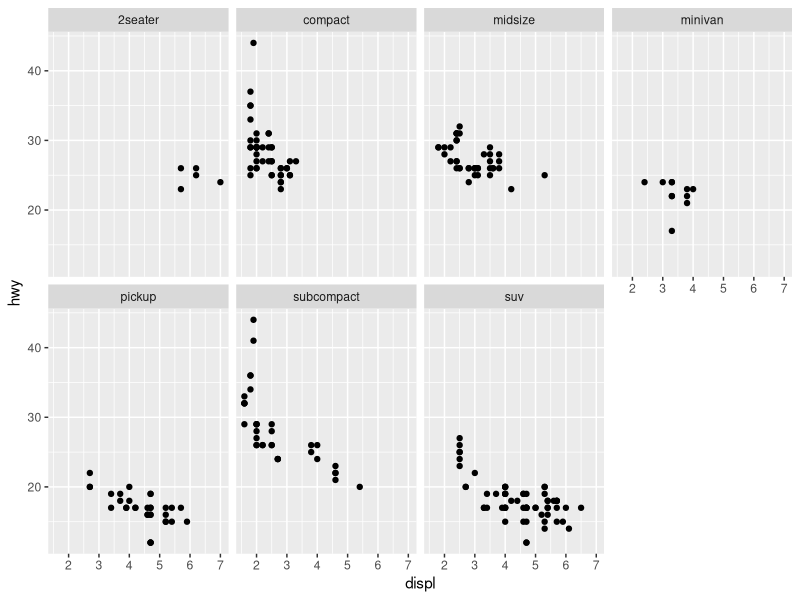
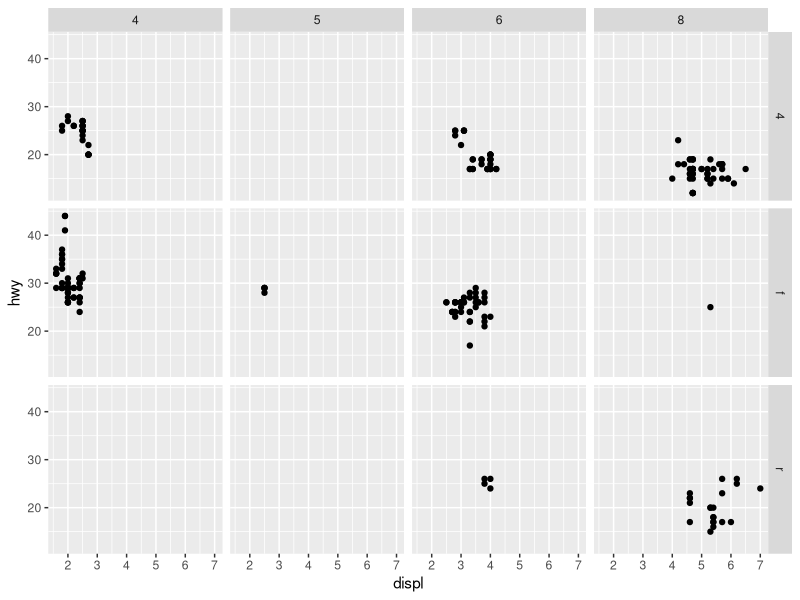
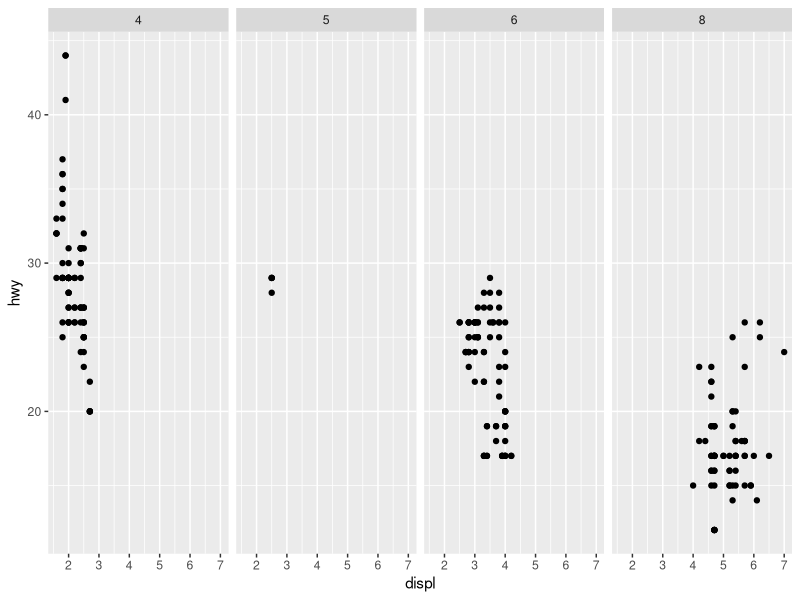
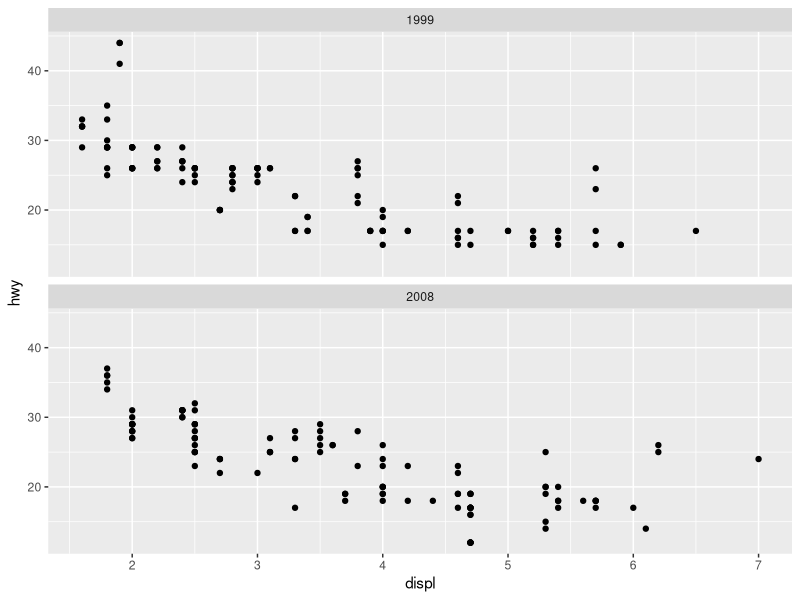
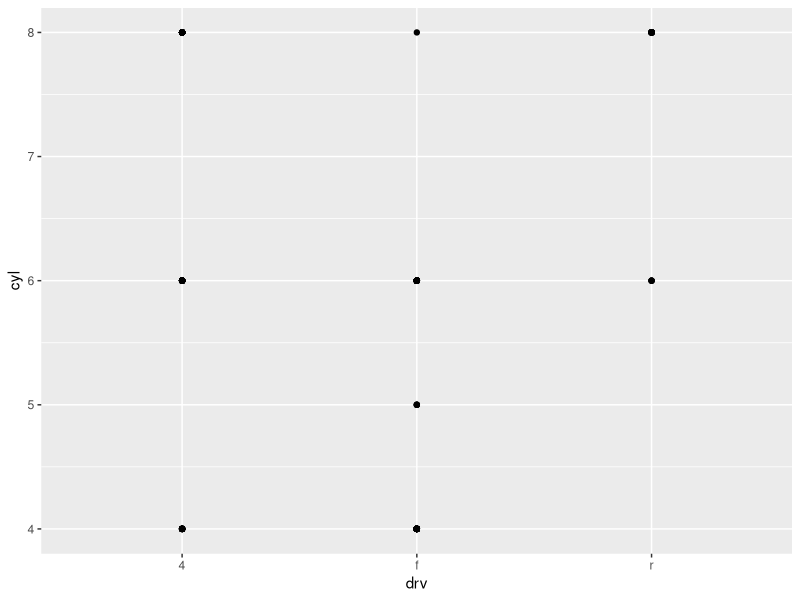
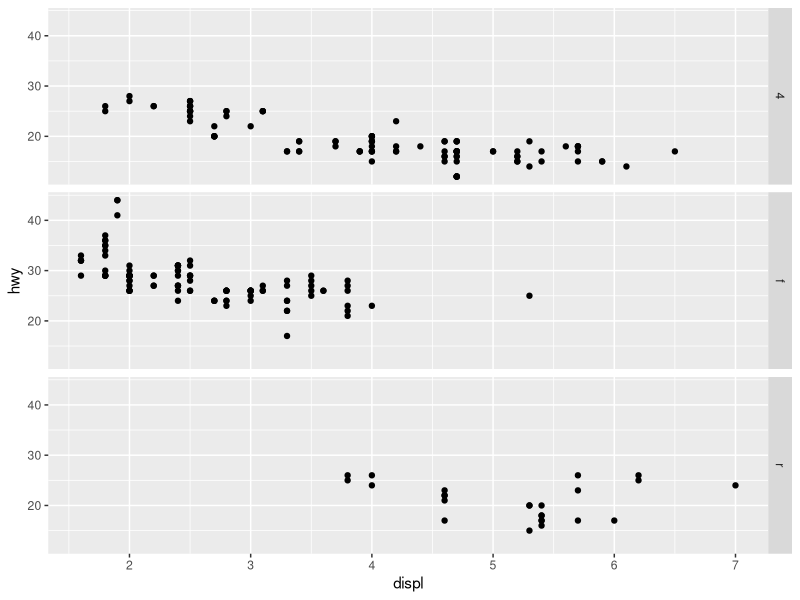
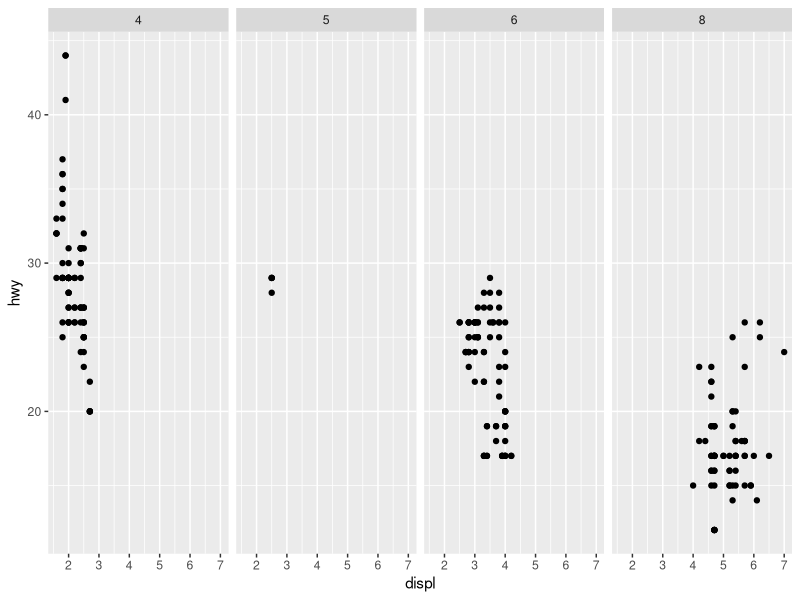
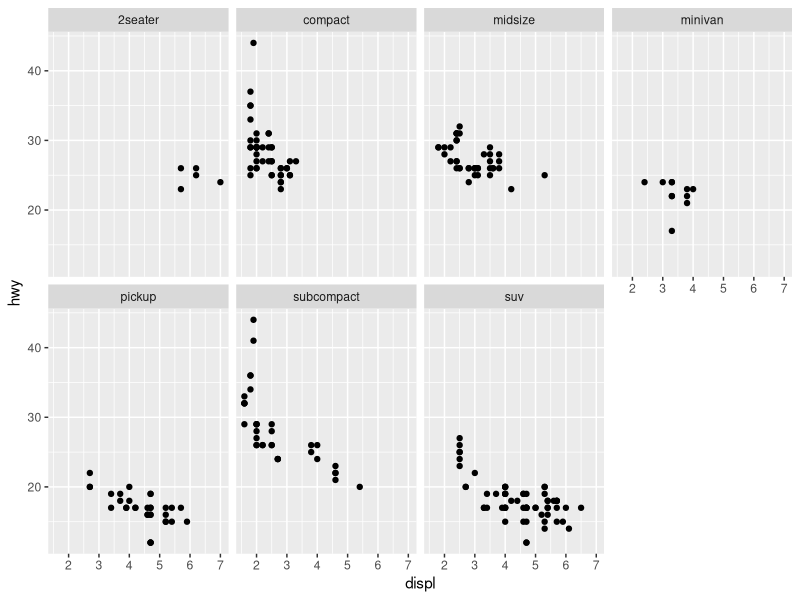

Generate these figures, in order, with R:
rm(list=ls())

# load the tidyverse package

library(tidyverse)

# ------------------------------- FACETS ----------------------------------------------------#

# facets are subplots that each display one subset of the data

# we again work with the included mpg dataset
str(mpg)

# first we facet our plot by a single variable: class
# the ~ sign indicates a formula

ggplot(data = mpg) +
  geom_point(mapping = aes(x = displ, y = hwy)) +
  facet_wrap(~ class, nrow = 2)

# now we facet the plot on the combination of two variables, drv and cyl

ggplot(data = mpg) +
  geom_point(mapping = aes(x = displ, y = hwy)) +
  facet_grid(drv ~ cyl)

# If you prefer to not facet in the rows or columns dimension, use a .
# instead of a variable name, e.g., + facet_grid(. ~ cyl).

ggplot(data = mpg) +
  geom_point(mapping = aes(x = displ, y = hwy)) +
  facet_grid(. ~ cyl)


############ EXERCISES

# what happens if you facet on a continuous variable?
ggplot(data = mpg) +
  geom_point(mapping = aes(x = displ, y = hwy)) +
  facet_wrap(~ year, nrow = 2)

# What do the empty cells in a plot with facet_grid(drv ~ cyl)
# mean? How do they relate to this plot?
ggplot(data = mpg) +
  geom_point(mapping = aes(x = drv, y = cyl))

# What plots does the following code make? What does . do?

ggplot(data = mpg) +
  geom_point(mapping = aes(x = displ, y = hwy)) +
  facet_grid(drv ~ .)

ggplot(data = mpg) +
  geom_point(mapping = aes(x = displ, y = hwy)) +
  facet_grid(. ~ cyl)

# Take the first faceted plot in this section:

ggplot(data = mpg) +
  geom_point(mapping = aes(x = displ, y = hwy)) +
  facet_wrap(~ class, nrow = 2)

# What are the advantages to using faceting instead of the color
# aesthetic? What are the disadvantages? How might the balance
# change if you had a larger dataset?

# Read ?facet_wrap. What does nrow do? What does ncol do?
# What other options control the layout of the individual panels?
# Why doesn't facet_grid() have nrow and ncol variables?

# When using facet_grid() you should usually put the variable
# with more unique levels in the columns. Why?